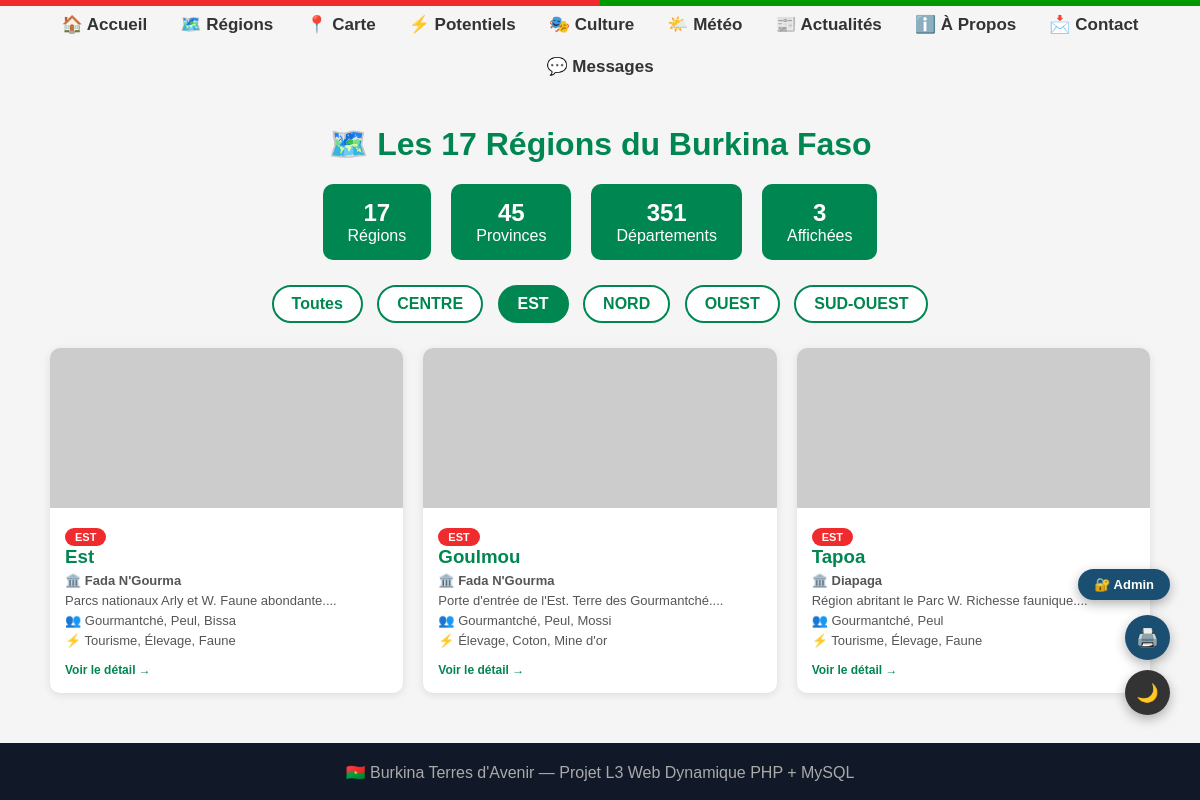
Page /regions.php?zone=est on the committed database.
### tables this page shows
CREATE TABLE IF NOT EXISTS regions (
  id INT AUTO_INCREMENT PRIMARY KEY,
  nom VARCHAR(100) NOT NULL,
  chef_lieu VARCHAR(100) NOT NULL,
  zone VARCHAR(50) NOT NULL,
  description TEXT,
  provinces INT DEFAULT 1,
  peuples VARCHAR(255),
  potentiels VARCHAR(255),
  image_url VARCHAR(500)
);

### regions.php (the view, shortened to what this page needs)
<?php require 'conn.php'; require 'tracker.php'; ?>
<!DOCTYPE html>
<html lang="fr">
<head>
</head>
<body>
<div class="flag-stripe"></div>
<nav style="display:flex;justify-content:center;align-items:center;gap:5px;flex-wrap:wrap;position:relative">
    <a href="accueil.php" style="color:#333;text-decoration:none;font-size:17px;font-weight:bold;padding:8px 14px">🏠 Accueil</a>
    <a href="regions.php" style="color:#333;text-decoration:none;font-size:17px;font-weight:bold;padding:8px 14px">🗺️ Régions</a>
    <a href="carte.php" style="color:#333;text-decoration:none;font-size:17px;font-weight:bold;padding:8px 14px">📍 Carte</a>
    <a href="potentiels.php" style="color:#333;text-decoration:none;font-size:17px;font-weight:bold;padding:8px 14px">⚡ Potentiels</a>
    <a href="culture.php" style="color:#333;text-decoration:none;font-size:17px;font-weight:bold;padding:8px 14px">🎭 Culture</a>
    <a href="meteo.php" style="color:#333;text-decoration:none;font-size:17px;font-weight:bold;padding:8px 14px">🌤️ Météo</a>
    <a href="actualites.php" style="color:#333;text-decoration:none;font-size:17px;font-weight:bold;padding:8px 14px">📰 Actualités</a>
    <a href="apropos.php" style="color:#333;text-decoration:none;font-size:17px;font-weight:bold;padding:8px 14px">ℹ️ À Propos</a>
    <a href="contact.php" style="color:#333;text-decoration:none;font-size:17px;font-weight:bold;padding:8px 14px">📩 Contact</a>
    <a href="messages.php" style="color:#333;text-decoration:none;font-size:17px;font-weight:bold;padding:8px 14px">💬 Messages</a>
  </nav>
<div class="container">
  <h1>🗺️ Les 17 Régions du Burkina Faso</h1>
<?php
$zone_filtre = isset($_GET["zone"]) ? $_GET["zone"] : "toutes";
$page = isset($_GET["page"]) ? max(1, intval($_GET["page"])) : 1;
$par_page = 17;
$offset = ($page - 1) * $par_page;
if ($zone_filtre === "toutes") {
  $total = mysqli_fetch_row(mysqli_query($conn, "SELECT COUNT(*) FROM regions"))[0];
  $sql = "SELECT * FROM regions ORDER BY nom LIMIT $par_page OFFSET $offset";
} else {
  $zone_safe = mysqli_real_escape_string($conn, $zone_filtre);
  $sql = "SELECT * FROM regions WHERE zone='$zone_safe' ORDER BY nom LIMIT $par_page OFFSET $offset";
}
$result = mysqli_query($conn, $sql);
$nb_regions = mysqli_num_rows($result);
$sql_zones = "SELECT DISTINCT zone FROM regions ORDER BY zone";
$result_zones = mysqli_query($conn, $sql_zones);
?>
  <div class="stats">
    <div class="stat"><strong>17</strong> Régions</div>
    <div class="stat"><strong>45</strong> Provinces</div>
    <div class="stat"><strong>351</strong> Départements</div>
    <div class="stat"><strong><?php echo $nb_regions; ?></strong> Affichées</div>
  </div>
  <div class="filtres">
    <a href="regions.php" class="<?php echo $zone_filtre==='toutes' ? 'actif' : ''; ?>">Toutes</a>
    <?php while ($z = mysqli_fetch_assoc($result_zones)): ?>
    <a href="regions.php?zone=<?php echo htmlspecialchars($z['zone']); ?>"
       class="<?php echo $zone_filtre===$z['zone'] ? 'actif' : ''; ?>">
      <?php echo strtoupper($z['zone']); ?>
    </a>
    <?php endwhile; ?>
  </div>
  <div class="grid">
<?php while ($region = mysqli_fetch_assoc($result)): ?>
    <a class="card" href="region.php?id=<?php echo $region['id']; ?>">
      <img src="<?php echo htmlspecialchars($region['image_url']); ?>"
           alt="<?php echo htmlspecialchars($region['nom']); ?>"
           onerror="this.src='https://via.placeholder.com/600x160/008751/white?text=<?php echo urlencode($region['nom']); ?>'">
      <div class="card-body">
        <span class="zone-badge"><?php echo strtoupper($region['zone']); ?></span>
        <h3><?php echo htmlspecialchars($region['nom']); ?></h3>
        <p>🏛️ <strong><?php echo htmlspecialchars($region['chef_lieu']); ?></strong></p>
        <p><?php echo htmlspecialchars(substr($region['description'], 0, 80)); ?>...</p>
        <p class="peuples">👥 <?php echo htmlspecialchars($region['peuples']); ?></p>
        <p class="potentiels">⚡ <?php echo htmlspecialchars($region['potentiels']); ?></p>
        <span class="voir-plus">Voir le détail →</span>
      </div>
    </a>
<?php endwhile; ?>
  </div>
</div>
<footer>🇧🇫 Burkina Terres d'Avenir — Projet L3 Web Dynamique PHP + MySQL</footer>
</body>
</html>

### regions.php (style rules this page uses)
body { font-family: Arial, sans-serif; background: #f5f5f5; margin: 0; padding: 0; }
.flag-stripe { height: 6px; background: linear-gradient(90deg, #EF2B2D 50%, #009A00 50%); }
.container { max-width: 1100px; margin: 40px auto; padding: 0 20px; }
h1 { color: #008751; text-align: center; }
.stats { display: flex; gap: 20px; justify-content: center; margin: 20px 0; flex-wrap: wrap; }
.stat { background: #008751; color: white; padding: 15px 25px; border-radius: 10px; text-align: center; }
.stat strong { display: block; font-size: 24px; }
.filtres { text-align: center; margin: 20px 0; }
.filtres a { display: inline-block; margin: 5px; padding: 8px 18px; background: white; border: 2px solid #008751; color: #008751; border-radius: 20px; text-decoration: none; font-weight: bold; }
.filtres a.actif, .filtres a:hover { background: #008751; color: white; }
.grid { display: flex; flex-wrap: wrap; gap: 20px; justify-content: center; margin-top: 20px; }
.grid > * { flex: 1 1 280px; max-width: 380px; }
.card { background: white; border-radius: 10px; overflow: hidden; box-shadow: 0 2px 8px rgba(0,0,0,0.1); text-decoration: none; color: inherit; display: block; transition: transform 0.2s; }
.card img { width: 100%; height: 160px; object-fit: cover; }
.card-body { padding: 15px; }
.card-body h3 { color: #008751; margin: 0 0 5px; }
.card-body p { color: #555; font-size: 13px; margin: 5px 0; }
.zone-badge { display: inline-block; background: #EF2B2D; color: white; padding: 3px 10px; border-radius: 10px; font-size: 11px; font-weight: bold; }
.peuples { color: #1B4F72; font-size: 12px; }
.potentiels { color: #008751; font-size: 12px; }
.voir-plus { display: inline-block; margin-top: 10px; color: #008751; font-size: 12px; font-weight: bold; }
footer { background: #111827; color: #aaa; text-align: center; padding: 20px; margin-top: 50px; }

### rows in the picture
regions: zone "EST", nom "Est", chef_lieu "Fada N'Gourma", description "Parcs nationaux Arly et W. Faune abondante.", peuples "Gourmantché, Peul, Bissa", potentiels "Tourisme, Élevage, Faune"
regions: zone "EST", nom "Goulmou", chef_lieu "Fada N'Gourma", description "Porte d'entrée de l'Est. Terre des Gourmantché.", peuples "Gourmantché, Peul, Mossi", potentiels "Élevage, Coton, Mine d'or"
regions: zone "EST", nom "Tapoa", chef_lieu "Diapaga", description "Région abritant le Parc W. Richesse faunique.", peuples "Gourmantché, Peul", potentiels "Tourisme, Élevage, Faune"

### other values in the picture
$nb_regions "3"
$z['zone'] "CENTRE"
$z['zone'] "EST"
$z['zone'] "NORD"
$z['zone'] "OUEST"
$z['zone'] "SUD-OUEST"
